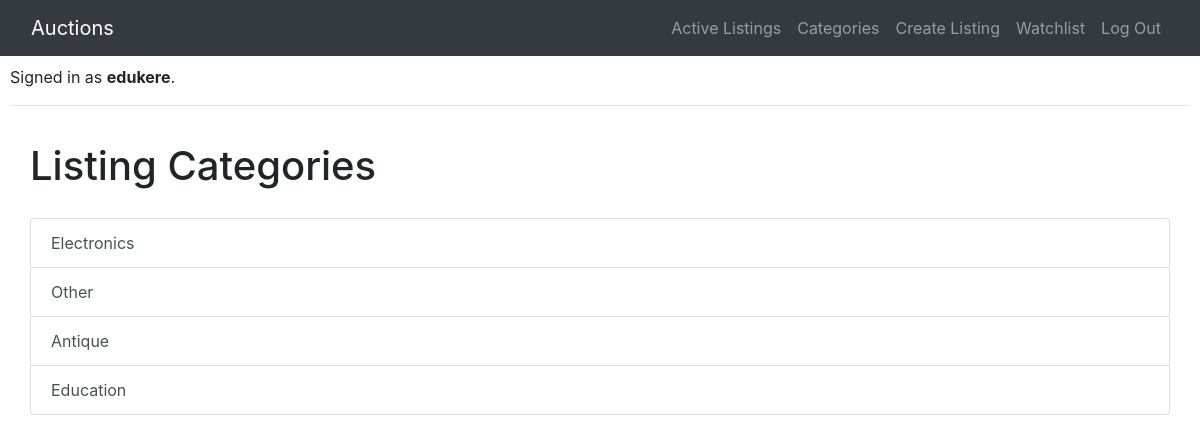
The page /categories (signed in) on the database its author committed.
### auctions/models.py (models this page shows, shortened)
class User(AbstractUser):
    pass

class Categories(models.Model):
    name = models.CharField(max_length=64)

### auctions/views.py (the view)
# urls.py: path("categories", views.categories, name="categories"),
def categories(request):
    categories = Categories.objects.all()
    return render(request, "auctions/categories.html", {
        "categories": categories
    })

### auctions/templates/auctions/categories.html
{% extends "auctions/layout.html" %}
{% block body %}
<h1>Listing Categories</h1>
<div class="list-group" style="padding-top:20px">
    {% for category in categories %}
    <a href="{% url "category_page" category.id%}" class="list-group-item list-group-item-action" aria-current="true">
        {{category.name}} </a>
    {% endfor %}
</div>
{% endblock %}

### auctions/templates/auctions/layout.html (shortened to what this page needs)
{% load static %}
<!DOCTYPE html>
<html lang="en">
<head>
    <link rel="stylesheet" href="https://stackpath.bootstrapcdn.com/bootstrap/4.4.1/css/bootstrap.min.css"
>
    <link href="{% static 'auctions/styles.css' %}" rel="stylesheet">
</head>
<body style="padding-top: 65px;">
    <nav class="navbar navbar-expand-lg fixed-top navbar-dark bg-dark">
        <div class="container-fluid">
            <a class="navbar-brand" href="{% url 'index' %}">Auctions</a>
            <ul class="navbar-nav">
                <li class="nav-item">
                    <a class="nav-link" href="{% url 'index' %}">Active Listings</a>
                </li>
                <li class="nav-item">
                    <a class="nav-link" href="{% url 'categories' %}">Categories</a>
                </li>
                {% if user.is_authenticated %}
                <li class="nav-item">
                    <a class="nav-link" href="{% url 'create_listing' %}">Create Listing</a>
                </li>
                <li class="nav-item">
                    <a class="nav-link" href="{% url 'watchlist' %}">Watchlist</a>
                </li>
                <li class="nav-item">
                    <a class="nav-link" href="{% url 'logout' %}">Log Out</a>
                </li>
                {% endif %}
            </ul>
        </div>
    </nav>
    <div>
        {% if user.is_authenticated %}
        Signed in as <strong>{{ user.username }}</strong>.
        {% else %}
        Not signed in.
        {% endif %}
    </div>
    <hr>
    <div style="padding:20px">
        {% block body %}
        {% endblock %}
    </div>
</body>
</html>

### auctions/static/auctions/styles.css (style rules this page uses)
body { padding: 10px; }

### rows shown on the page
User: username "edukere"
Categories: name "Electronics"
Categories: name "Other"
Categories: name "Antique"
Categories: name "Education"
